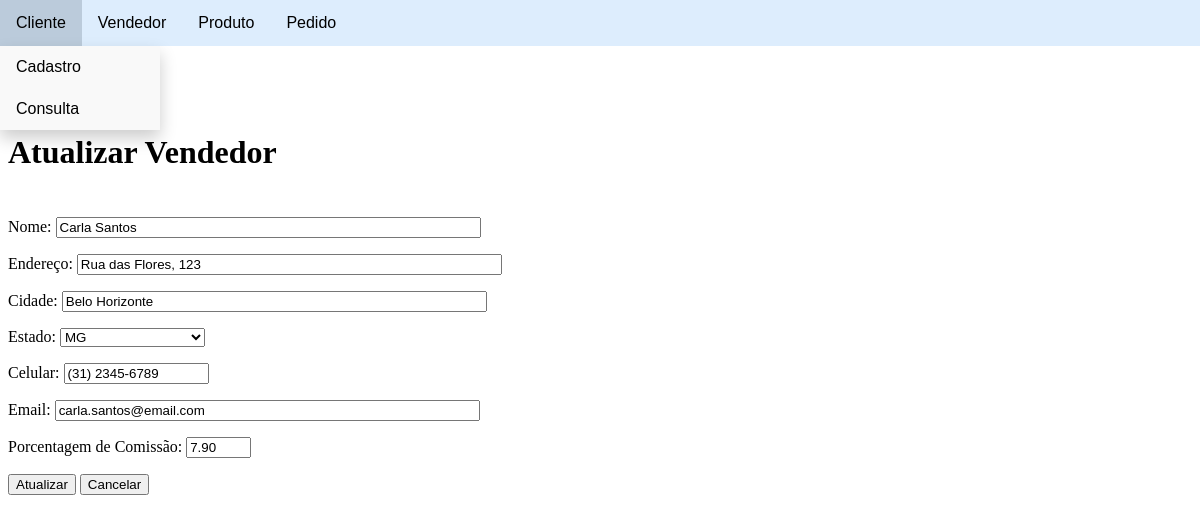
Screenshot of /vendedor/atualizarVendedor.php?id=3 with the database file from the repository.
### tables this page shows
CREATE TABLE tb_vendedor(
	id INTEGER AUTO_INCREMENT PRIMARY KEY,
	nome VARCHAR(100),
	endereco VARCHAR(150),
	cidade VARCHAR(50),
	estado VARCHAR(2),
	celular VARCHAR(15),
	email VARCHAR(160),
	perc_comissao NUMERIC(5,2)
) engine INNODB;

### vendedor/atualizarVendedor.php (the view, shortened to what this page needs)
<!DOCTYPE html>
<html lang="pt-br">
<head>
</head>
<?php include('../navbar.php')?>
<body>
    <?php
        if(isset($_GET['id'])){
            include('../conexao.php');
            $id = $_GET['id'];
            $query2 = "SELECT * FROM tb_vendedor WHERE id = '$id'";
            $result = mysqli_query($con,$query2);
            $row = mysqli_fetch_assoc($result);
    ?>
    <h1>Atualizar Vendedor</h1>
    <?php include('../navbar.php') ?>
    <form method="POST">
        <p><label>Nome: <input type="text" name="nome" size="50" maxlength="100" required value="<?php echo $row['nome'];?>"></label></p>
        <p><label>Endereço: <input type="text" name="endereco" size="50" maxlength="150" required value="<?php echo $row['endereco'];?>"></label></p>
        <p><label>Cidade: <input type="text" name="cidade" size="50" maxlength="50" required value="<?php echo $row['cidade'];?>"></label></p>
        <p><label>Estado:
            <select name="estado">
                <option value="<?php echo $row['estado'];?>" selected><?php echo $row['estado'];?></option>
            </select>
        </label></p>
        <p><label>Celular: <input type="text" name="celular" size="15" maxlength="15" placeholder="(XX) XXXXX-XXXX" required value="<?php echo $row['celular'];?>"></label></p>
        <p><label>Email: <input type="text" name="email" size="50" maxlength="160" required value="<?php echo $row['email'];?>"></label></p>
        <p><label>Porcentagem de Comissão: <input type="text" name="perc_comissao" size="5" maxlength="5" required value="<?php echo $row['perc_comissao'];?>"></label></p>
        <label><input type="submit" value="Atualizar" name="atualizar"></label>
        <label><input type="submit" value="Cancelar" name="cancelar"></label>
    </form>
    <?php } ?>
</body>
</html>

### navbar.php (style rules this page uses)
h1 { margin:3em 0 0 0; }

### rows the page displays
tb_vendedor: nome "Carla Santos", endereco "Rua das Flores, 123", cidade "Belo Horizonte", estado "MG", celular "(31) 2345-6789", email "carla.santos@email.com", perc_comissao "7.90"
